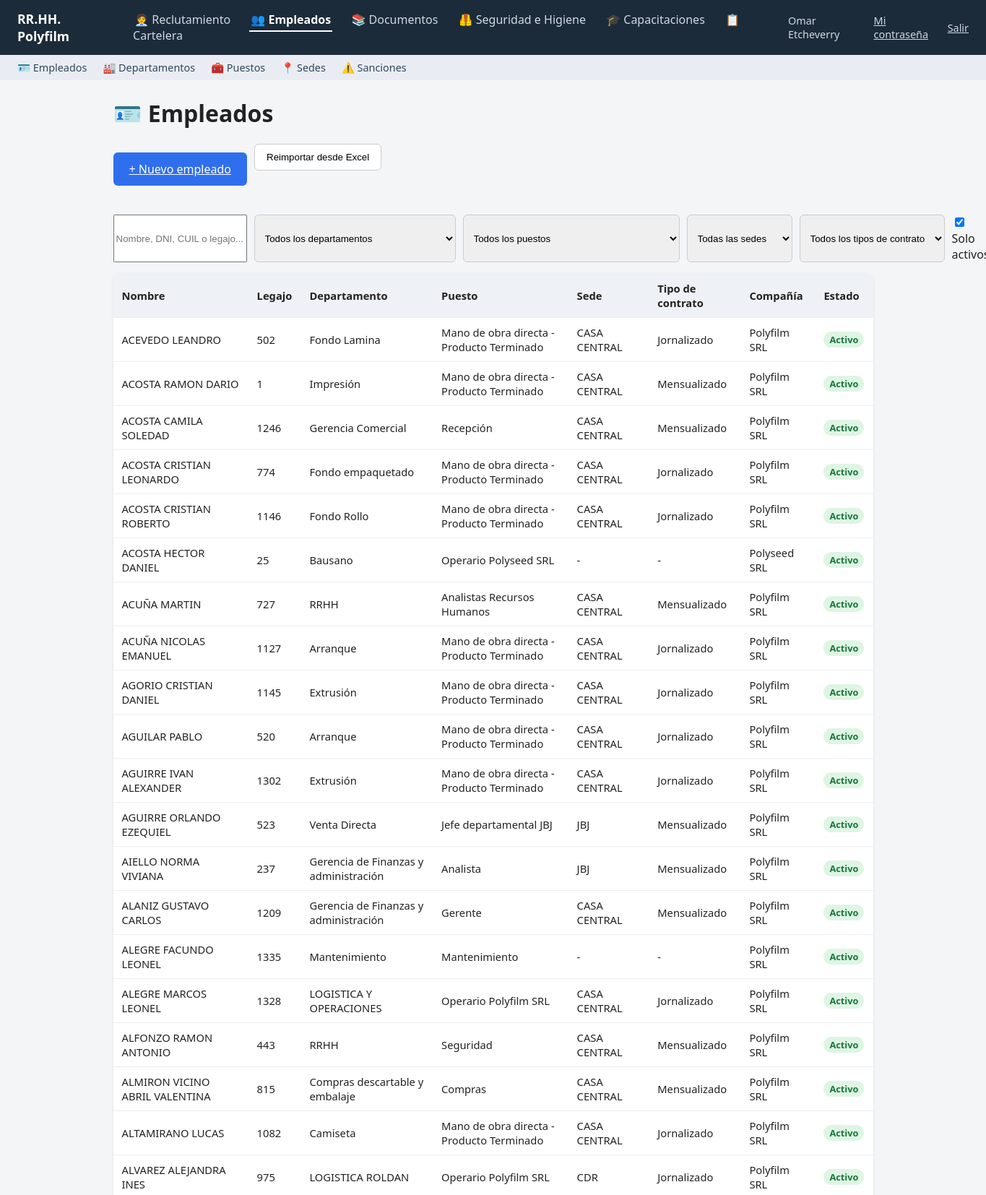
The page /empleados (signed in, upper part) on the database its author committed.
### tables this page shows
CREATE TABLE usuarios (
            id INTEGER PRIMARY KEY AUTOINCREMENT,
            nombre TEXT NOT NULL,
            usuario TEXT UNIQUE NOT NULL,
            password_hash TEXT NOT NULL,
            salt TEXT NOT NULL,
            es_admin INTEGER NOT NULL DEFAULT 0,
            activo INTEGER NOT NULL DEFAULT 1,
            fecha_creacion TEXT NOT NULL DEFAULT (datetime('now', 'localtime'))
        , email TEXT, debe_cambiar_password INTEGER NOT NULL DEFAULT 0);

CREATE TABLE empleados (
            id INTEGER PRIMARY KEY AUTOINCREMENT,
            legajo INTEGER UNIQUE NOT NULL,
            dni INTEGER,
            nombre TEXT NOT NULL,
            cuil TEXT,
            compania_id INTEGER REFERENCES companias(id),
            departamento_id INTEGER REFERENCES departamentos(id),
            puesto_id INTEGER REFERENCES puestos(id),
            turno TEXT,
            candidato_id INTEGER REFERENCES candidatos(id),
            activo INTEGER NOT NULL DEFAULT 1,
            fecha_ingreso TEXT,
            fecha_creacion TEXT NOT NULL DEFAULT (datetime('now', 'localtime')),
            fecha_actualizacion TEXT NOT NULL DEFAULT (datetime('now', 'localtime'))
        , sede_id INTEGER REFERENCES sedes(id), tipo_contrato TEXT);

CREATE TABLE departamentos (
            id INTEGER PRIMARY KEY AUTOINCREMENT,
            nombre TEXT UNIQUE NOT NULL,
            activo INTEGER NOT NULL DEFAULT 1
        );

CREATE TABLE puestos (
            id INTEGER PRIMARY KEY AUTOINCREMENT,
            nombre TEXT UNIQUE NOT NULL,
            activo INTEGER NOT NULL DEFAULT 1
        );

CREATE TABLE sedes (
            id INTEGER PRIMARY KEY AUTOINCREMENT,
            nombre TEXT UNIQUE NOT NULL,
            activo INTEGER NOT NULL DEFAULT 1
        );

CREATE TABLE companias (
            id INTEGER PRIMARY KEY AUTOINCREMENT,
            nombre TEXT UNIQUE NOT NULL
        );

### app.py (the view)
@app.route("/empleados")
@requiere_item("item_empleados")
def empleados():
    conn = get_db()
    departamentos = conn.execute("SELECT * FROM departamentos ORDER BY nombre").fetchall()
    puestos = conn.execute("SELECT * FROM puestos ORDER BY nombre").fetchall()
    sedes = conn.execute("SELECT * FROM sedes ORDER BY nombre").fetchall()
    departamento_id = request.args.get("departamento_id", type=int)
    puesto_id = request.args.get("puesto_id", type=int)
    sede_id = request.args.get("sede_id", type=int)
    tipo_contrato = request.args.get("tipo_contrato", "").strip()
    buscar = request.args.get("buscar", "").strip()
    solo_activos = request.args.get("activos", "1") == "1"
    query = """
        SELECT e.*, d.nombre AS departamento_nombre, p.nombre AS puesto_nombre, c.nombre AS compania_nombre,
               s.nombre AS sede_nombre
        FROM empleados e
        LEFT JOIN departamentos d ON d.id = e.departamento_id
        LEFT JOIN puestos p ON p.id = e.puesto_id
        LEFT JOIN companias c ON c.id = e.compania_id
        LEFT JOIN sedes s ON s.id = e.sede_id
        WHERE 1=1
    """
    params = []
    if departamento_id:
        query += " AND e.departamento_id = ?"
        params.append(departamento_id)
    if puesto_id:
        query += " AND e.puesto_id = ?"
        params.append(puesto_id)
    if sede_id:
        query += " AND e.sede_id = ?"
        params.append(sede_id)
    if tipo_contrato:
        query += " AND e.tipo_contrato = ?"
        params.append(tipo_contrato)
    if buscar:
        query += " AND (e.nombre LIKE ? OR e.dni LIKE ? OR e.cuil LIKE ? OR CAST(e.legajo AS TEXT) LIKE ?)"
        params += [f"%{buscar}%", f"%{buscar}%", f"%{buscar}%", f"%{buscar}%"]
    if solo_activos:
        query += " AND e.activo = 1"
    query += " ORDER BY e.nombre"
    lista = conn.execute(query, params).fetchall()
    conn.close()
    return render_template(
        "empleados.html", empleados=lista, departamentos=departamentos, puestos=puestos, sedes=sedes,
        departamento_id=departamento_id, puesto_id=puesto_id, sede_id=sede_id, tipo_contrato=tipo_contrato,
        buscar=buscar, solo_activos=solo_activos,
    )

### app.py (called while the page is built)
def _modulos_visibles(usuario):
    visibles = []
    for m in MODULOS:
        if m.get("solo_admin") and not (usuario and usuario["es_admin"]):
            continue
        if usuario and usuario["es_admin"]:
            opciones = m["opciones"]
        else:
            opciones = [op for op in m["opciones"] if tiene_permiso(usuario, op["cod"])]
        if m["opciones"] and not opciones:
            continue  # módulo con ítems pero ninguno habilitado para este usuario: no se muestra
        m2 = dict(m)
        m2["opciones"] = opciones
        visibles.append(m2)
    return visibles

@app.context_processor
def inject_nav():
    path = request.path
    modulo_actual = None
    for cod, prefijos in RUTAS_POR_MODULO.items():
        if any(path == p or path.startswith(p + "/") for p in prefijos):
            modulo_actual = cod
            break
    usuario = usuario_actual()
    return dict(modulos=_modulos_visibles(usuario), modulo_actual=modulo_actual, usuario=usuario)

@app.before_request
def exigir_login():
    if request.endpoint in ENDPOINTS_PUBLICOS or request.endpoint is None:
        return
    u = usuario_actual()
    if not u:
        return redirect(url_for("login", next=request.path))
    if u["debe_cambiar_password"] and request.endpoint not in ("cambiar_password", "logout"):
        flash("Tenés que elegir una contraseña propia antes de seguir.", "info")
        return redirect(url_for("cambiar_password"))

### auth.py (called while the page is built)
def usuario_actual():
    if "usuario" in g:
        return g.usuario
    uid = session.get("usuario_id")
    g.usuario = None
    if uid:
        conn = get_db()
        u = conn.execute("SELECT * FROM usuarios WHERE id = ? AND activo = 1", (uid,)).fetchone()
        conn.close()
        g.usuario = u
    return g.usuario

def permisos_usuario(usuario_id: int) -> set:
    conn = get_db()
    rows = conn.execute(
        "SELECT permiso_cod FROM usuario_permisos WHERE usuario_id = ?", (usuario_id,)
    ).fetchall()
    conn.close()
    return {r["permiso_cod"] for r in rows}

def tiene_permiso(usuario, cod: str) -> bool:
    if usuario is None:
        return False
    if usuario["es_admin"]:
        return True
    return cod in permisos_usuario(usuario["id"])

### db.py (called while the page is built)
def get_db():
    conn = sqlite3.connect(DB_PATH, timeout=30)
    conn.row_factory = sqlite3.Row
    conn.execute("PRAGMA foreign_keys = ON")
    return conn

### templates/empleados.html (shortened to what this page needs)
{% extends "base.html" %}
{% block contenido %}
<h1>🪪 Empleados</h1>
<div class="acciones-empleados">
  <a class="btn-principal" href="{{ url_for('empleado_nuevo') }}">+ Nuevo empleado</a>
  <form method="post" action="{{ url_for('empleados_importar') }}" style="display:inline;">
    <button type="submit">Reimportar desde Excel</button>
  </form>
</div>
<form method="get" class="filtros">
  <input type="text" name="buscar" value="{{ buscar }}" placeholder="Nombre, DNI, CUIL o legajo...">
  <select name="departamento_id" onchange="this.form.submit()">
    <option value="">Todos los departamentos</option>
  </select>
  <select name="puesto_id" onchange="this.form.submit()">
    <option value="">Todos los puestos</option>
  </select>
  <select name="sede_id" onchange="this.form.submit()">
    <option value="">Todas las sedes</option>
  </select>
  <select name="tipo_contrato" onchange="this.form.submit()">
    <option value="">Todos los tipos de contrato</option>
  </select>
  <label class="check-inline"><input type="checkbox" name="activos" value="1" {% if solo_activos %}checked{% endif %} onchange="this.form.submit()"> Solo activos</label>
</form>
<table>
  <thead>
    <tr><th>Nombre</th><th>Legajo</th><th>Departamento</th><th>Puesto</th><th>Sede</th><th>Tipo de contrato</th><th>Compañía</th><th>Estado</th></tr>
  </thead>
  <tbody>
    {% for e in empleados %}
    <tr onclick="window.location='{{ url_for('empleado_detalle', eid=e.id) }}'" class="fila-click">
      <td>{{ e.nombre }}</td>
      <td>{{ e.legajo }}</td>
      <td>{{ e.departamento_nombre or '-' }}</td>
      <td>{{ e.puesto_nombre or '-' }}</td>
      <td>{{ e.sede_nombre or '-' }}</td>
      <td>{{ e.tipo_contrato or '-' }}</td>
      <td>{{ e.compania_nombre or '-' }}</td>
      <td><span class="badge {{ 'estado-efectivo' if e.activo else 'estado-desechado' }}">{{ 'Activo' if e.activo else 'Baja' }}</span></td>
    </tr>
    {% else %}
    <tr><td colspan="8">No hay empleados que coincidan.</td></tr>
    {% endfor %}
  </tbody>
</table>
{% endblock %}

### templates/base.html (shortened to what this page needs)
<!doctype html>
<html lang="es">
<head>
<link rel="stylesheet" href="{{ url_for('static', filename='style.css') }}">
</head>
<body>
<header>
  <a href="{{ url_for('index') }}" class="logo">RR.HH. Polyfilm</a>
  <nav>
    {% for m in modulos %}
    <a href="{{ m.href }}" class="{{ 'activo' if modulo_actual == m.cod else '' }}">{{ m.icono }} {{ m.nombre }}</a>
    {% endfor %}
  </nav>
  {% if usuario %}
  <div class="header-usuario">
    <span>{{ usuario.nombre }}</span>
    <a href="{{ url_for('cambiar_password') }}">Mi contraseña</a>
    <a href="{{ url_for('logout') }}">Salir</a>
  </div>
  {% endif %}
</header>
{% if modulo_actual %}
{% set modulo = modulos | selectattr('cod', 'equalto', modulo_actual) | first %}
{% if modulo.opciones %}
<div class="submenu">
  {% for op in modulo.opciones %}
  <a href="{{ op.href }}">{{ op.icono }} {{ op.label }}</a>
  {% endfor %}
</div>
{% endif %}
{% endif %}
<main>
  {% block contenido %}{% endblock %}
</main>
</body>
</html>

### static/style.css (style rules this page uses)
* { box-sizing: border-box; }
body { font-family: "Segoe UI", Arial, sans-serif; margin: 0; background: #f4f5f7; color: #222; }
header { background: #1c2b39; color: #fff; padding: 14px 24px; display: flex; align-items: center; gap: 32px; }
header .logo { color: #fff; font-weight: 700; font-size: 1.1rem; text-decoration: none; }
header nav a { color: #cfd8e3; text-decoration: none; margin-right: 20px; padding: 4px 2px; border-bottom: 2px solid transparent; }
header nav a.activo { color: #fff; border-bottom-color: #fff; font-weight: 600; }
.submenu { background: #e9edf3; padding: 8px 24px; display: flex; gap: 22px; }
.submenu a { color: #33475b; text-decoration: none; font-size: 0.9rem; }
main { padding: 24px; max-width: 1100px; margin: 0 auto; }
h1 { margin-top: 0; }
.btn-principal { background: #2f6fed; color: #fff; border: none; padding: 12px 22px; border-radius: 6px; font-size: 1rem; cursor: pointer; margin: 12px 0 24px; }
table { width: 100%; border-collapse: collapse; background: #fff; border-radius: 8px; overflow: hidden; box-shadow: 0 1px 4px rgba(0,0,0,0.08); }
th, td { text-align: left; padding: 10px 12px; border-bottom: 1px solid #eee; font-size: 0.92rem; }
th { background: #eef1f5; }
.fila-click { cursor: pointer; }
.badge { background: #e5ecff; color: #2f4fed; padding: 2px 8px; border-radius: 12px; font-size: 0.8rem; font-weight: 600; display: inline-block; }
.estado-efectivo { background: #dff5e4; color: #157a3a; }
.filtros { margin-bottom: 16px; display: flex; gap: 10px; }
.filtros select { padding: 6px 10px; border-radius: 6px; border: 1px solid #ccc; }
.header-usuario { margin-left: auto; color: #cfd8e3; display: flex; align-items: center; gap: 14px; font-size: 0.9rem; }
.header-usuario a { color: #cfd8e3; }
.acciones-empleados { display: flex; gap: 10px; margin-bottom: 16px; }
.acciones-empleados button { padding: 10px 16px; border-radius: 6px; border: 1px solid #ccc; background: #fff; cursor: pointer; }

### rows shown on the page
usuarios: nombre "Omar Etcheverry"
empleados: nombre "ACEVEDO LEANDRO", legajo "502", nombre "Fondo Lamina", nombre "Mano de obra directa - Producto Terminado", nombre "CASA CENTRAL", tipo_contrato "Jornalizado", nombre "Polyfilm SRL", activo "Activo"
empleados: nombre "ACOSTA RAMON DARIO", legajo "1", nombre "Impresión", nombre "Mano de obra directa - Producto Terminado", nombre "CASA CENTRAL", tipo_contrato "Mensualizado", nombre "Polyfilm SRL", activo "Activo"
empleados: nombre "ACOSTA CAMILA SOLEDAD", legajo "1246", nombre "Gerencia Comercial", nombre "Recepción", nombre "CASA CENTRAL", tipo_contrato "Mensualizado", nombre "Polyfilm SRL", activo "Activo"
empleados: nombre "ACOSTA CRISTIAN LEONARDO", legajo "774", nombre "Fondo empaquetado", nombre "Mano de obra directa - Producto Terminado", nombre "CASA CENTRAL", tipo_contrato "Jornalizado", nombre "Polyfilm SRL", activo "Activo"
empleados: nombre "ACOSTA CRISTIAN ROBERTO", legajo "1146", nombre "Fondo Rollo", nombre "Mano de obra directa - Producto Terminado", nombre "CASA CENTRAL", tipo_contrato "Jornalizado", nombre "Polyfilm SRL", activo "Activo"
empleados: nombre "ACOSTA HECTOR DANIEL", legajo "25", nombre "Bausano", nombre "Operario Polyseed SRL", sede_nombre "-", tipo_contrato "-", nombre "Polyseed SRL", activo "Activo"
empleados: nombre "ACUÑA MARTIN", legajo "727", nombre "RRHH", nombre "Analistas Recursos Humanos", nombre "CASA CENTRAL", tipo_contrato "Mensualizado", nombre "Polyfilm SRL", activo "Activo"
empleados: nombre "ACUÑA NICOLAS EMANUEL", legajo "1127", nombre "Arranque", nombre "Mano de obra directa - Producto Terminado", nombre "CASA CENTRAL", tipo_contrato "Jornalizado", nombre "Polyfilm SRL", activo "Activo"
empleados: nombre "AGORIO CRISTIAN DANIEL", legajo "1145", nombre "Extrusión", nombre "Mano de obra directa - Producto Terminado", nombre "CASA CENTRAL", tipo_contrato "Jornalizado", nombre "Polyfilm SRL", activo "Activo"
empleados: nombre "AGUILAR PABLO", legajo "520", nombre "Arranque", nombre "Mano de obra directa - Producto Terminado", nombre "CASA CENTRAL", tipo_contrato "Jornalizado", nombre "Polyfilm SRL", activo "Activo"
empleados: nombre "AGUIRRE IVAN ALEXANDER", legajo "1302", nombre "Extrusión", nombre "Mano de obra directa - Producto Terminado", nombre "CASA CENTRAL", tipo_contrato "Jornalizado", nombre "Polyfilm SRL", activo "Activo"
empleados: nombre "AGUIRRE ORLANDO EZEQUIEL", legajo "523", nombre "Venta Directa", nombre "Jefe departamental JBJ", nombre "JBJ", tipo_contrato "Mensualizado", nombre "Polyfilm SRL", activo "Activo"
empleados: nombre "AIELLO NORMA VIVIANA", legajo "237", nombre "Gerencia de Finanzas y administración", nombre "Analista", nombre "JBJ", tipo_contrato "Mensualizado", nombre "Polyfilm SRL", activo "Activo"
empleados: nombre "ALANIZ GUSTAVO CARLOS", legajo "1209", nombre "Gerencia de Finanzas y administración", nombre "Gerente", nombre "CASA CENTRAL", tipo_contrato "Mensualizado", nombre "Polyfilm SRL", activo "Activo"
empleados: nombre "ALEGRE FACUNDO LEONEL", legajo "1335", nombre "Mantenimiento", sede_nombre "-", tipo_contrato "-", nombre "Polyfilm SRL", activo "Activo"
empleados: nombre "ALEGRE MARCOS LEONEL", legajo "1328", nombre "LOGISTICA Y OPERACIONES", nombre "Operario Polyfilm SRL", nombre "CASA CENTRAL", tipo_contrato "Jornalizado", nombre "Polyfilm SRL", activo "Activo"
empleados: nombre "ALFONZO RAMON ANTONIO", legajo "443", nombre "RRHH", nombre "Seguridad", nombre "CASA CENTRAL", tipo_contrato "Mensualizado", nombre "Polyfilm SRL", activo "Activo"
empleados: nombre "ALMIRON VICINO ABRIL VALENTINA", legajo "815", nombre "Compras descartable y embalaje", nombre "Compras", nombre "CASA CENTRAL", tipo_contrato "Mensualizado", nombre "Polyfilm SRL", activo "Activo"
empleados: nombre "ALTAMIRANO LUCAS", legajo "1082", nombre "Camiseta", nombre "Mano de obra directa - Producto Terminado", nombre "CASA CENTRAL", tipo_contrato "Jornalizado", nombre "Polyfilm SRL", activo "Activo"
empleados: nombre "ALVAREZ ALEJANDRA INES", legajo "975", nombre "LOGISTICA ROLDAN", nombre "Operario Polyfilm SRL", nombre "CDR", tipo_contrato "Jornalizado", nombre "Polyfilm SRL", activo "Activo"

### other values the page prints
{{ m.icono }} "🧑‍💼" "👥" "📚" "🦺" "🎓" "📋"
{{ m.nombre }} "Reclutamiento" "Empleados" "Documentos" "Seguridad e Higiene" "Capacitaciones" "Cartelera"
{{ op.icono }} "🪪" "🏭" "🧰" "📍" "⚠️"
{{ op.label }} "Empleados" "Departamentos" "Puestos" "Sedes" "Sanciones"
